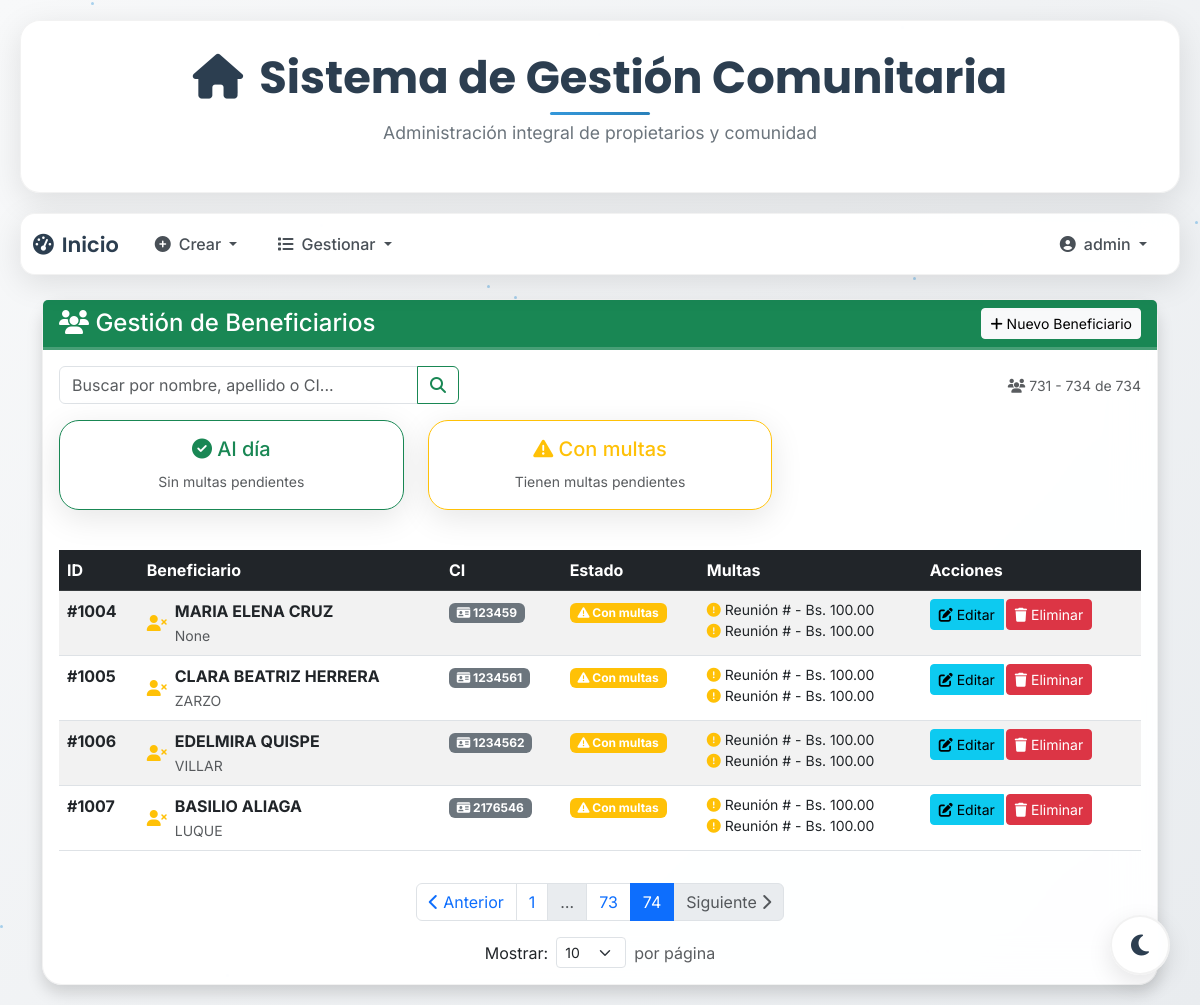
Before: /duenios?page=74&search= (signed in) with the older database file.
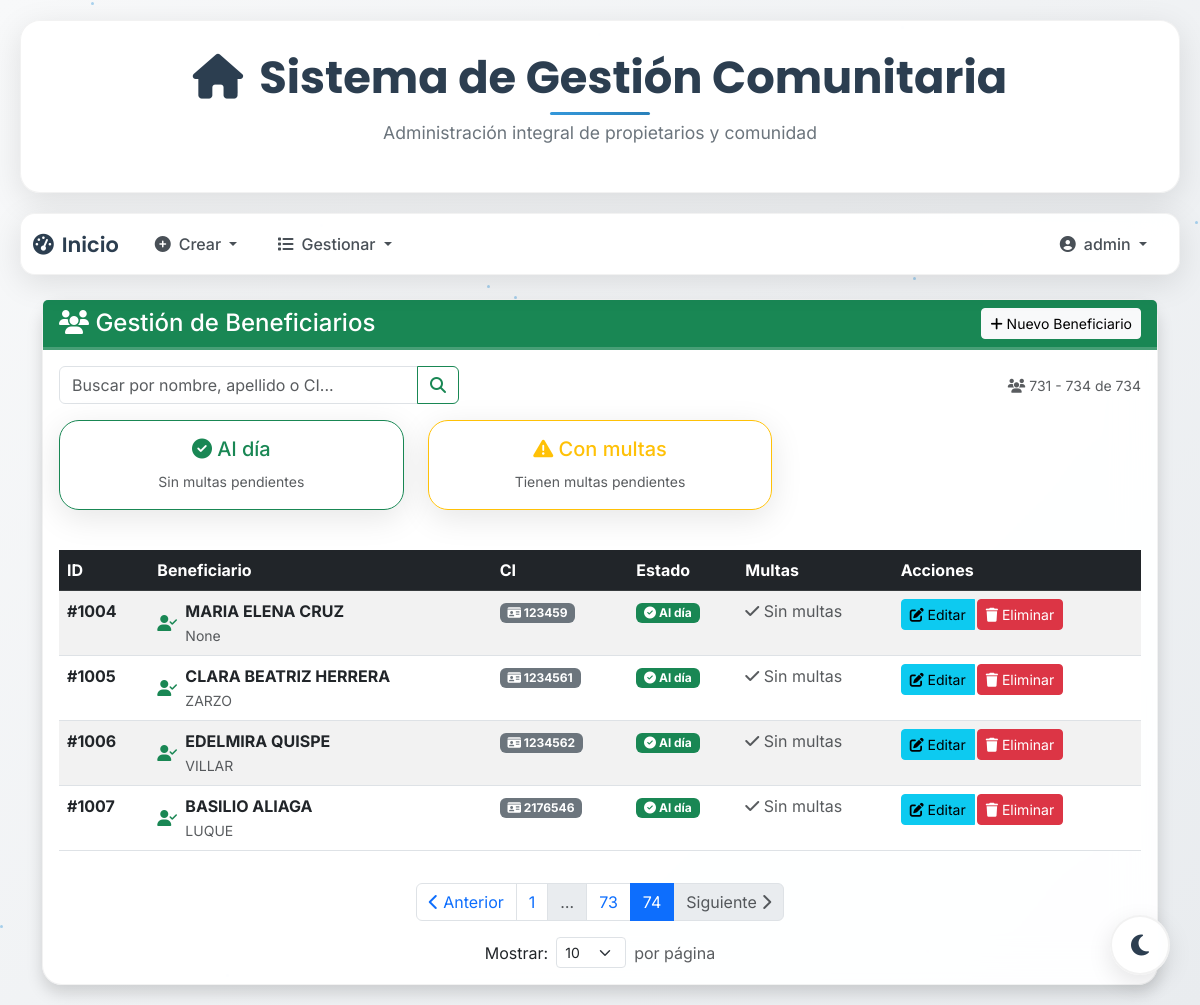
After: the same page with the newer database file.
### models/duenio_model.py (models this page shows, shortened)
class Duenio(db.Model):
    __tablename__ = "Duenio"
    id = db.Column(db.Integer, primary_key=True)
    nombre = db.Column(db.String(50), nullable=False)
    paterno = db.Column(db.String(50), nullable=True)
    materno = db.Column(db.String(50), nullable=True)
    ci = db.Column(db.String(20), unique=True, nullable=False)
    multas = db.relationship('Multa', backref='duenio', lazy=True)  # Relación con la tabla Multa

### models/multa_model.py (models this page shows, shortened)
class Multa(db.Model):
    __tablename__ = "Multa"
    multa_id = db.Column(db.Integer, primary_key=True)
    duenio_id = db.Column(db.Integer, db.ForeignKey('Duenio.id', ondelete='CASCADE'), nullable=False)
    cuota_id = db.Column(db.Integer, db.ForeignKey('Cuota.cuota_id', ondelete='SET NULL'), nullable=True)
    reunion_id = db.Column(db.Integer, db.ForeignKey('Reunion.id', ondelete='SET NULL'), nullable=True)
    monto = db.Column(db.Float, nullable=False)
    fecha = db.Column(db.Date, nullable=False, default=datetime.utcnow().date)
    tipo = db.Column(db.String(20), nullable=False)
    descripcion = db.Column(db.Text, nullable=True)

### controllers/duenio_controller.py (the view, shortened to what this page needs)
@duenio_bp.route("/duenios")
@login_required
def list_duenios():
    page = request.args.get('page', 1, type=int)
    per_page = request.args.get('per_page', 10, type=int)  # 10 registros por página por defecto
    search = request.args.get('search', '', type=str)
    query = Duenio.query
    duenios_paginated = query.paginate(
        page=page,
        per_page=per_page,
        error_out=False
    )
    return duenio_view.list_duenios(duenios_paginated, search)

### models/user_model.py (called while the page is built)
    def has_role(self, role):
        return self.role == role

### run.py (called while the page is built)
@login_manager.user_loader
def load_user(user_id):
    return db.session.get(User, int(user_id))

### views/duenio_view.py (called while the page is built)
def list_duenios(duenios_paginated, search=""):
    return render_template(
        "duenios.html",
        duenios_paginated=duenios_paginated,
        duenios=duenios_paginated.items,  # Mantener compatibilidad
        search=search,
        title="Lista de duenios",
        current_user=current_user,
    )

### templates/duenios.html (shortened to what the changed rows need)
{% extends 'base.html' %}
{% block content %}
<div class="container mt-4">
    <div class="row">
        <div class="col-12">
            <div class="card shadow">
                <div class="card-body">
                    <div class="table-responsive">
                        <table class="table table-striped table-hover" id="dueniosTable">
                            <thead class="table-dark">
                                <tr>
                                    <th>ID</th>
                                    <th>Beneficiario</th>
                                    <th>CI</th>
                                    <th>Estado</th>
                                    <th>Multas</th>
                                    {% if current_user.has_role('admin') %}
                                    <th>Acciones</th>
                                    {% endif %}
                                </tr>
                            </thead>
                            <tbody>
                                {% for duenio in duenios %}
                                <tr>
                                    <td><strong>#{{ duenio.id }}</strong></td>
                                    <td>
                                        <div class="d-flex align-items-center">
                                            <div class="me-2">
                                                {% if duenio.multas %}
                                                    <i class="fas fa-user-times text-warning"></i>
                                                {% else %}
                                                    <i class="fas fa-user-check text-success"></i>
                                                {% endif %}
                                            </div>
                                            <div>
                                                <strong>{{ duenio.nombre }} {{ duenio.paterno }}</strong>
                                                <br><small class="text-muted">{{ duenio.materno }}</small>
                                            </div>
                                        </div>
                                    </td>
                                    <td>
                                        <span class="badge bg-secondary">
                                            <i class="fas fa-id-card"></i> {{ duenio.ci }}
                                        </span>
                                    </td>
                                    <td>
                                        {% if duenio.multas %}
                                            <span class="badge bg-warning">
                                                <i class="fas fa-exclamation-triangle"></i> Con multas
                                            </span>
                                        {% else %}
                                            <span class="badge bg-success">
                                                <i class="fas fa-check-circle"></i> Al día
                                            </span>
                                        {% endif %}
                                    </td>
                                    <td>
                                        {% if duenio.multas %}
                                            {% for multa in duenio.multas %}
                                                <small class="d-block">
                                                    <i class="fas fa-exclamation-circle text-warning"></i>
                                                    Reunión #{{ multa.id_reunion }} - Bs. {{ "%.2f"|format(multa.monto) }}
                                                </small>
                                            {% endfor %}
                                        {% else %}
                                            <span class="text-muted">
                                                <i class="fas fa-check"></i> Sin multas
                                            </span>
                                        {% endif %}
                                    </td>
                                    {% if current_user.has_role('admin') %}
                                    <td>
                                        <div class="btn-group" role="group">
                                            <a href="{{ url_for('duenio.update_duenio', id=duenio.id) }}"
                                               class="btn btn-info btn-sm">
                                                <i class="fas fa-edit"></i> Editar
                                            </a>
                                            <form method="post" action="{{ url_for('duenio.delete_duenio', id=duenio.id) }}" style="display: inline;">
                                                <button type="submit" class="btn btn-danger btn-sm"
                                                        onclick="return confirm('¿Está seguro de eliminar a {{ duenio.nombre }} {{ duenio.paterno }}?')">
                                                    <i class="fas fa-trash"></i> Eliminar
                                                </button>
                                            </form>
                                        </div>
                                    </td>
                                    {% endif %}
                                </tr>
                                {% endfor %}
                            </tbody>
                        </table>
                    </div>
                    {% if duenios_paginated and duenios_paginated.pages > 1 %}
                    <nav aria-label="Navegación de páginas" class="mt-3">
                        <ul class="pagination justify-content-center">
                            {% for page_num in duenios_paginated.iter_pages(left_edge=1, right_edge=1, left_current=1, right_current=2) %}
                                {% if page_num %}
                                    {% if page_num != duenios_paginated.page %}
                                    <li class="page-item">
                                        <a class="page-link" href="{{ url_for('duenio.list_duenios', page=page_num, search=search) }}">{{ page_num }}</a>
                                    </li>
                                    {% else %}
                                    <li class="page-item active">
                                        <span class="page-link">{{ page_num }}</span>
                                    </li>
                                    {% endif %}
                                {% else %}
                                <li class="page-item disabled"><span class="page-link">…</span></li>
                                {% endif %}
                            {% endfor %}
                        </ul>
                    </nav>
                    {% endif %}
                </div>
            </div>
        </div>
    </div>
</div>
{% endblock %}

Changed rows visible on the page:
removed Multa: monto "100.00", shown under Duenio "MARIA ELENA"
removed Multa: monto "100.00", shown under Duenio "MARIA ELENA"
removed Multa: monto "100.00", shown under Duenio "CLARA BEATRIZ"
removed Multa: monto "100.00", shown under Duenio "CLARA BEATRIZ"
removed Multa: monto "100.00", shown under Duenio "EDELMIRA"
removed Multa: monto "100.00", shown under Duenio "EDELMIRA"
removed Multa: monto "100.00", shown under Duenio "BASILIO"
removed Multa: monto "100.00", shown under Duenio "BASILIO"
computed for Duenio "MARIA ELENA": text "Con multas" → "Al día Sin multas"
computed for Duenio "CLARA BEATRIZ": text "Con multas" → "Al día Sin multas"
computed for Duenio "EDELMIRA": text "Con multas" → "Al día Sin multas"
computed for Duenio "BASILIO": text "Con multas" → "Al día Sin multas"
